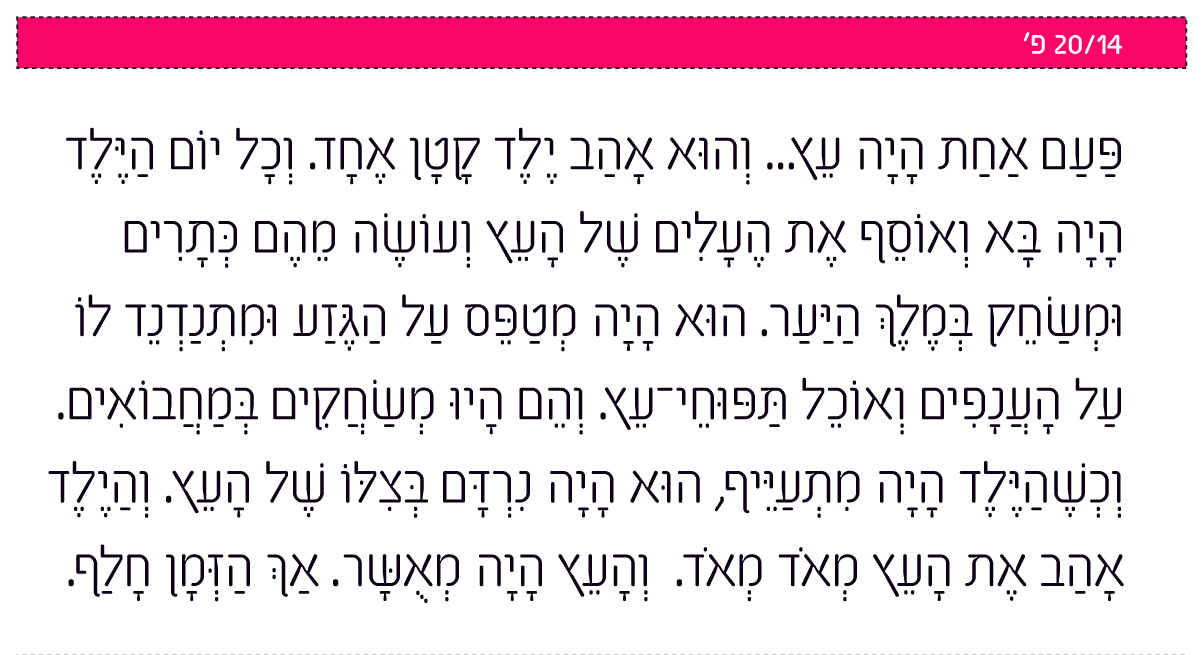
#> input picture test.jpg, 1204 x 655 px
$ python main.py test.jpg
#> lines starting #> are read from the running program, lines starting #| are printed output that depends on the picture; after the words box and inside, x2 and y2 are one past the last pixel; in counts of white or black regions, pixels touching at a corner belong together
import sys
import cv2


def main(argv):
    if len(argv) < 1:
        print('\nNot enough parameters!')
        print('Usage:\npython main.py <path_to_image>')
        return -1

    # Load the image
    img = cv2.imread(argv[0], cv2.IMREAD_COLOR)
#> img is the input picture: shape (655, 1204, 3); mean B, G, R 227.8, 219.2, 237.8

    # Check if image is loaded fine
    if img is None:
        print('Error opening image: ' + argv[0])
        return -1

    # Image Background Sample
    b, g, r = (img[0, 0])
#> b = 255; g = 255; r = 255
    img_background = (int(b), int(g), int(r))
#> img_background = (255, 255, 255)

    # Convert to Grayscale for further thresholding
    gray = cv2.cvtColor(img, cv2.COLOR_BGR2GRAY)
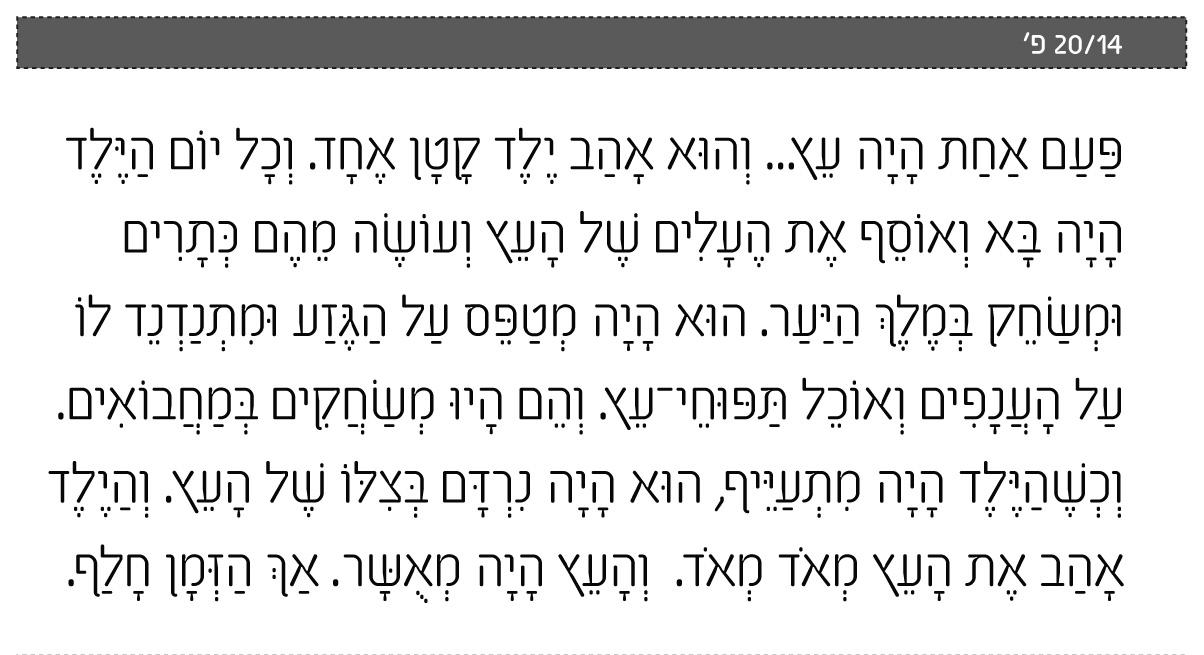
#> gray: shape (655, 1204); min 2, max 255, mean 225.7

    # Show source image
    cv2.imshow("Source Image", img)

    # Threshold - Convert to Mask (Binary Image)
    # Threshold accordingly to image size
    if img.shape[1] < 600:
        thresh = cv2.threshold(gray, 170, 255, cv2.THRESH_BINARY_INV)[1]
    else:
        thresh = cv2.threshold(gray, 150, 255, cv2.THRESH_BINARY_INV)[1]
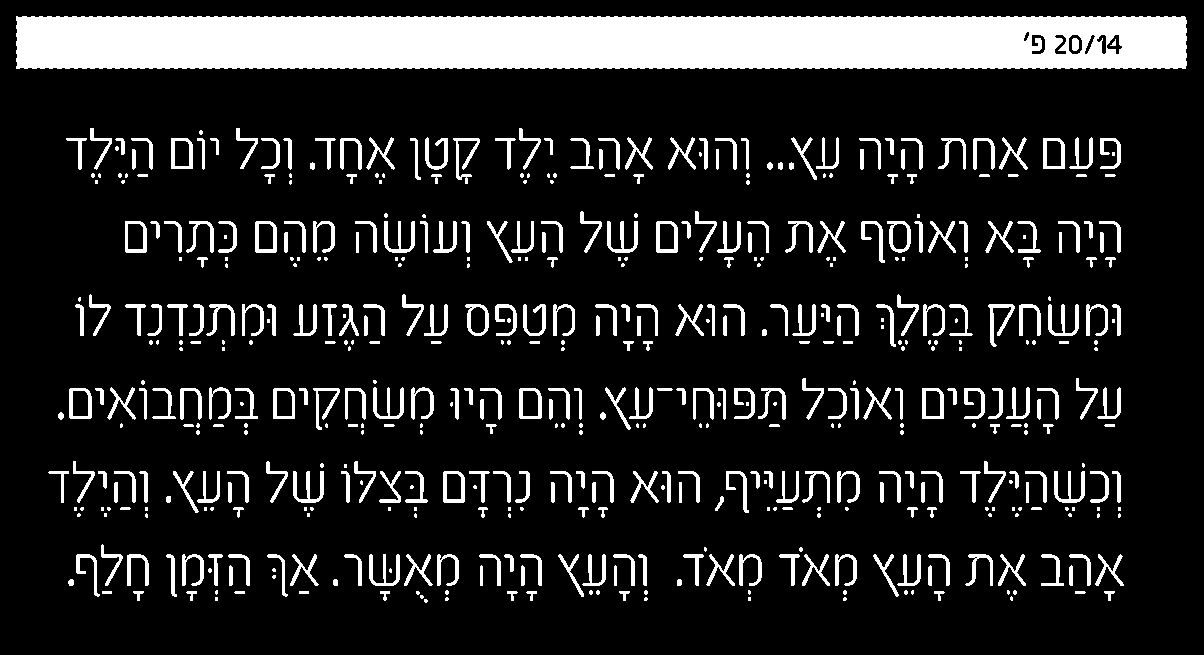
#> thresh: shape (655, 1204); 14.7% white; 535 white regions (202 under 20 px)

    # detect the contours on the binary image using cv2.CHAIN_APPROX_NONE
    contours, _ = cv2.findContours(image=thresh, mode=cv2.RETR_TREE, method=cv2.CHAIN_APPROX_NONE)
#> contours = 566 contours, 244 with area under 20; largest, box (x1, y1, x2, y2) and area: (16, 16, 1187, 69) 59682, (519, 388, 542, 419) 641, (69, 388, 92, 419) 641, (443, 471, 465, 503) 635, (656, 221, 678, 253) 635

    contour_indexes = []
    heights = set()
    widths = set()
    for c in contours:
        _, _, w, h = cv2.boundingRect(c)
        heights.add(h)
        widths.add(w)
#> this loop made 566 passes
#> (w, h) on passes 1 to 3: (4, 4), (4, 4), (3, 4)
#> after the loop, heights = 23 items; widths = 27 items

    # Remove noise contours
    heights = list(filter(lambda a: a > 2, heights))
#> heights = [3, 4, 5, 7, 8, 10, 11, 13, 15, 17, 18, 20, 21, 27, 28, 31, 32, 33, 41, 42, 43, 46, 53]
    widths = list(filter(lambda a: a > 2, widths))
#> widths = 27 values, max 1171 at index 21, min 3 at index 0, mean 59.07

    # Find the Maximum Height and Width of all contours
    heights.sort()
    widths.sort()
    max_height = heights[-1]
#> max_height = 53
    max_width = widths[-1]
#> max_width = 1171
    # The ratio between biggest letter (ץ,ף,ק,ן) and smallest letter (י)
    width_ratio = 0.5
    height_ratio = 0.35
    for index, cnt in enumerate(contours):
        # Extract Contour width and height
        _, _, w, h = cv2.boundingRect(cnt)
        # Mark the demarcation for removing
        if not (w > max_width * width_ratio or h > max_height * height_ratio):
            contour_indexes.append(index)
#> after the loop, contour_indexes = 311 values from 0 to 565

    for i in contour_indexes:
        cv2.drawContours(image=img, contours=contours, contourIdx=i, color=img_background, thickness=cv2.FILLED,
                         lineType=cv2.LINE_AA)
        cv2.drawContours(image=img, contours=contours, contourIdx=i, color=img_background, thickness=2,
                         lineType=cv2.LINE_AA)
#> this loop made 1 pass

    cv2.imshow('Without demarcation', img)
    cv2.waitKey(0)
    cv2.destroyAllWindows()
    return 0


if __name__ == "__main__":
#> (the run stopped early here; a loop or call above may not have finished)
